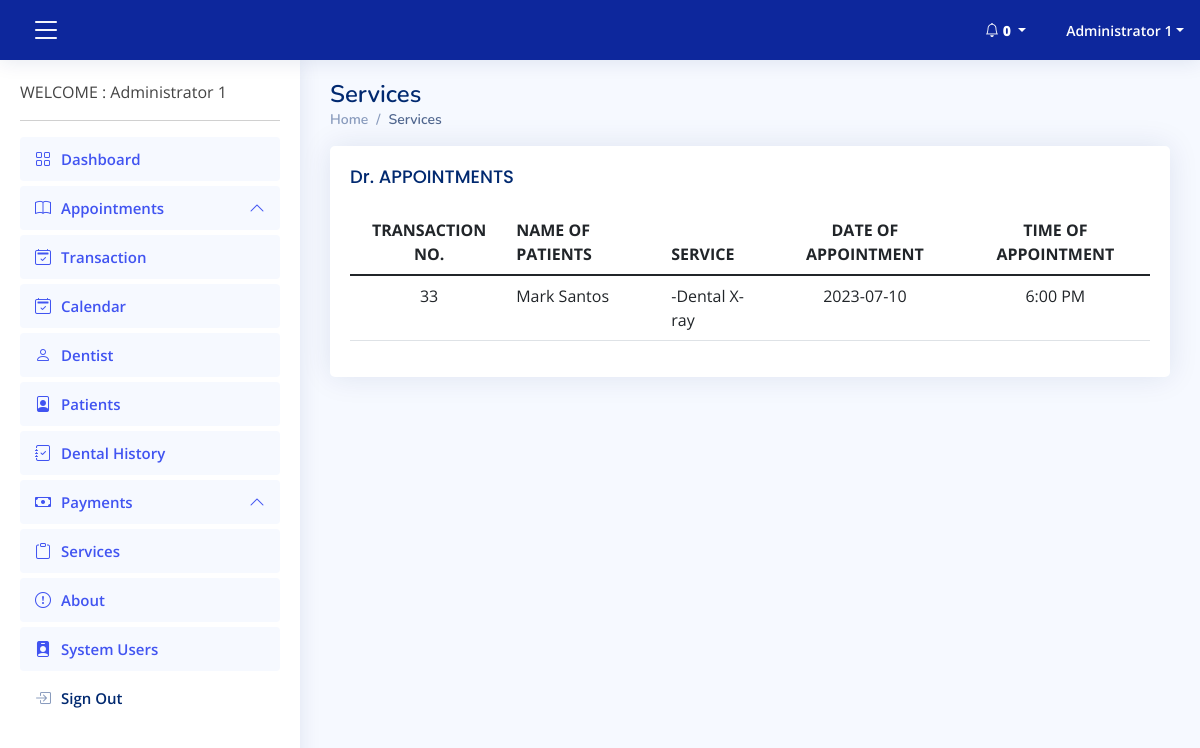
The page /admin/doctor-appointments.php (signed in) on the database its author committed.
### tables this page shows
CREATE TABLE `tbl_appointments` (
  `id` int(11) NOT NULL,
  `user_id` int(12) NOT NULL,
  `request_date` date NOT NULL,
  `request_time` varchar(35) NOT NULL,
  `service_id` text NOT NULL,
  `cancel_reason` text NOT NULL,
  `cancel_date` varchar(35) NOT NULL,
  `approved` int(11) NOT NULL DEFAULT 0,
  `doctor_id` int(12) NOT NULL,
  `cancel_by` int(11) NOT NULL,
  `is_calendar` int(11) NOT NULL,
  `is_payment` int(11) NOT NULL,
  `is_new` int(11) NOT NULL,
  `is_admin` int(11) NOT NULL,
  `date_added` timestamp NULL DEFAULT current_timestamp() ON UPDATE current_timestamp()
);

CREATE TABLE `tbl_signup` (
  `id` int(11) NOT NULL,
  `firstname` varchar(100) NOT NULL,
  `lastname` varchar(100) NOT NULL,
  `sex` varchar(10) NOT NULL,
  `birthday` varchar(100) NOT NULL,
  `address` varchar(250) NOT NULL,
  `mobile` varchar(50) NOT NULL,
  `email` varchar(250) NOT NULL,
  `password` varchar(250) NOT NULL,
  `pass` varchar(100) NOT NULL,
  `type` varchar(250) NOT NULL,
  `is_balance` int(1) NOT NULL,
  `is_confirm` int(11) NOT NULL,
  `date_registered` timestamp NOT NULL DEFAULT current_timestamp(),
  `is_code` varchar(100) NOT NULL
);

CREATE TABLE `tbl_offer` (
  `id` int(11) NOT NULL,
  `service` varchar(250) NOT NULL,
  `price` varchar(35) NOT NULL,
  `description` text NOT NULL,
  `installment` text NOT NULL,
  `photo` text NOT NULL
);

### controller/admin-doctors.php (called while the page is built, shortened)
<?php
include('database.php');
$ids = $_GET['id'];
$tbl_doctors_ap = $mysqli->query("SELECT a.* ,b.firstname , b.lastname, b.email, b.id as user_id , c.service, a.service_id as s_id , c.id as service_id , c.price, d.name  FROM tbl_appointments a
									LEFT JOIN tbl_signup b on b.id = a.user_id
									LEFT JOIN tbl_offer c on a.service_id = c.id
									LEFT JOIN tbl_doctors d on a.doctor_id = d.doctor_id
									WHERE a.doctor_id ='$ids'");

### admin/doctor-appointments.php (the view, shortened to what this page needs)
<?php include('header.php'); include('nav.php'); include('../controller/admin-doctors.php');?>
  <main id="main" class="main">
    <div class="pagetitle">
      <h1>Services </h1>
      <nav>
        <ol class="breadcrumb">
          <li class="breadcrumb-item"><a href="index.php">Home</a></li>
          <li class="breadcrumb-item active">Services</li>
        </ol>
      </nav>
    </div>
    <section class="section">
      <div class="row">
        <div class="col-lg-12">
          <div class="card">
            <div class="card-body">
              <h5 class="card-title">Dr. <?php echo strtoupper($_GET['name']);?> APPOINTMENTS</h5>
              <table class="table " id="table-3">
                <thead>
                  <tr>
                    <th scope="col" class="text-center"> TRANSACTION NO. </th>
                    <th scope="col" class="text-start"> NAME OF PATIENTS </th>
                    <th scope="col" class="text-start"> SERVICE</th>
                    <th scope="col" class="text-center"> DATE OF APPOINTMENT</th>
                    <th scope="col" class="text-center"> TIME OF APPOINTMENT</th>
                  </tr>
                </thead>
                <tbody>
				<?php
				while($val = $tbl_doctors_ap->fetch_object()){
				?>
                    <td class="text-center"><?php echo $val->id;?></td>
                    <td class="text-start"><?php echo $val->firstname .' '. $val->lastname;?></td>
                    <td class="text-start">
					<?php $services =  str_replace( array('[',']') , ''  ,$val->s_id );
					$res_ser = $mysqli->query("SELECT * FROM tbl_offer where id IN ($services)");
					while($val1 = $res_ser->fetch_object()){
						echo "-".$val1->service."<br>";
					}
					?>
					</td>
                    <td class="text-center"><?php echo $val->request_date;?></td>
                    <td class="text-center"><?php echo date("g:i A", strtotime($val->request_time));?></td>
				<?php } ?>
                </tbody>
              </table>
            </div>
          </div>
        </div>
      </div>
    </section>
  </main>
<?php include('footer.php');?>

### page/back/css/style.css (style rules this page uses)
:root { scroll-behavior: smooth; }
body { font-family: "Open Sans", sans-serif; background: #f6f9ff; color: #444444; }
a { color: #4154f1; text-decoration: none; }
h1, h2, h3, h4, h5, h6 { font-family: "Nunito", sans-serif; }
#main { margin-top: 60px; padding: 20px 30px; transition: all 0.3s; }
.pagetitle { margin-bottom: 10px; }
.pagetitle h1 { font-size: 24px; margin-bottom: 0; font-weight: 600; color: #012970; }
.card { margin-bottom: 30px; border: none; border-radius: 5px; box-shadow: 0px 0 30px rgba(1, 41, 112, 0.1); overflow: hidden; }
.card-title { padding: 20px 0 15px 0; font-size: 18px; font-weight: 500; color: #012970; font-family: "Poppins", sans-serif; }
.card-body { padding: 0 20px 20px 20px; }
.breadcrumb { font-size: 14px; font-family: "Nunito", sans-serif; color: #899bbd; font-weight: 600; }
.breadcrumb a { color: #899bbd; transition: 0.3s; }
.breadcrumb .breadcrumb-item::before { color: #899bbd; }
.breadcrumb .active { color: #51678f; font-weight: 600; }
@media (min-width: 1200px) { #main, #footer { margin-left: 300px; } }

### rows shown on the page
tbl_appointments: id "33", user.firstname "Mark", user.lastname "Santos", request_date "2023-07-10", request_time "6:00 PM"
tbl_offer: service "Dental X-ray"

### other values the page prints
$row_cnt "0"
$_SESSION['name'] "Administrator 1"
